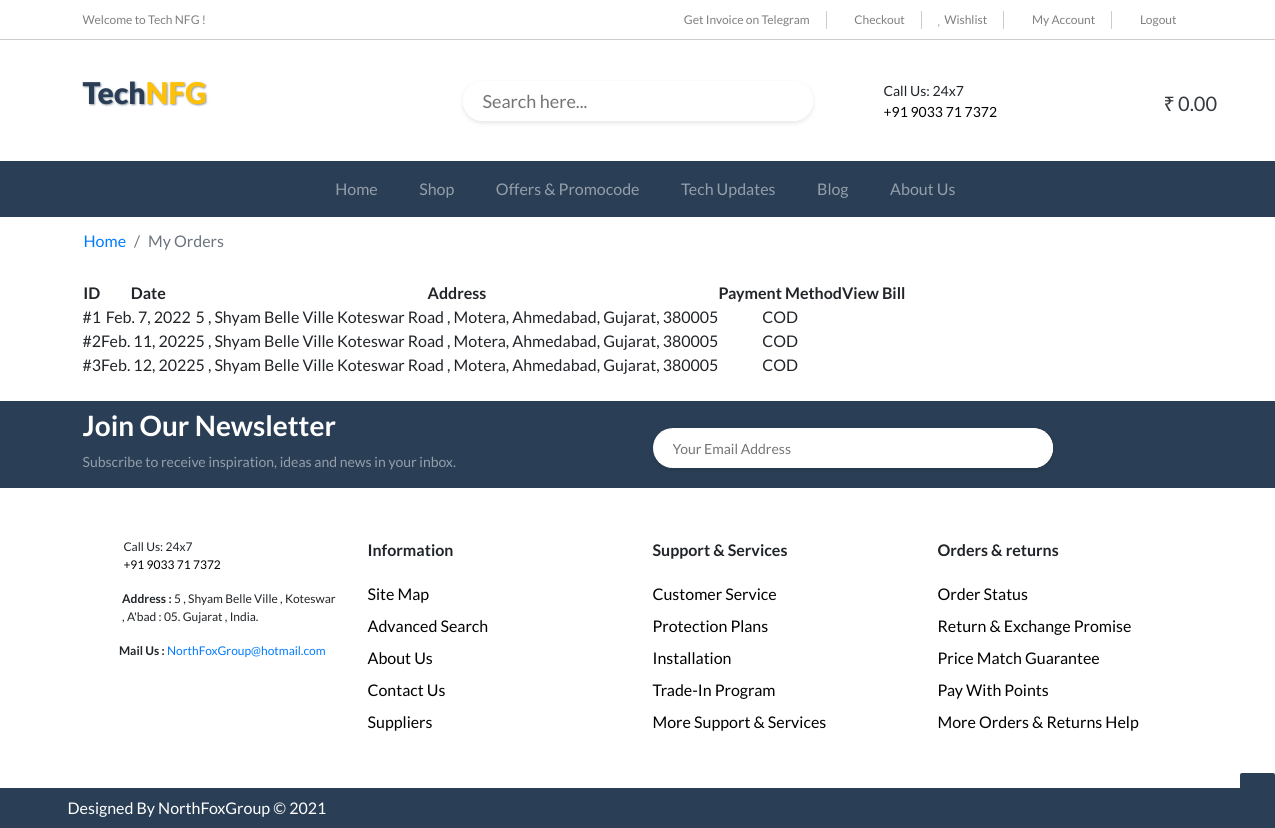
The app's page /my_orders (signed in), older data.
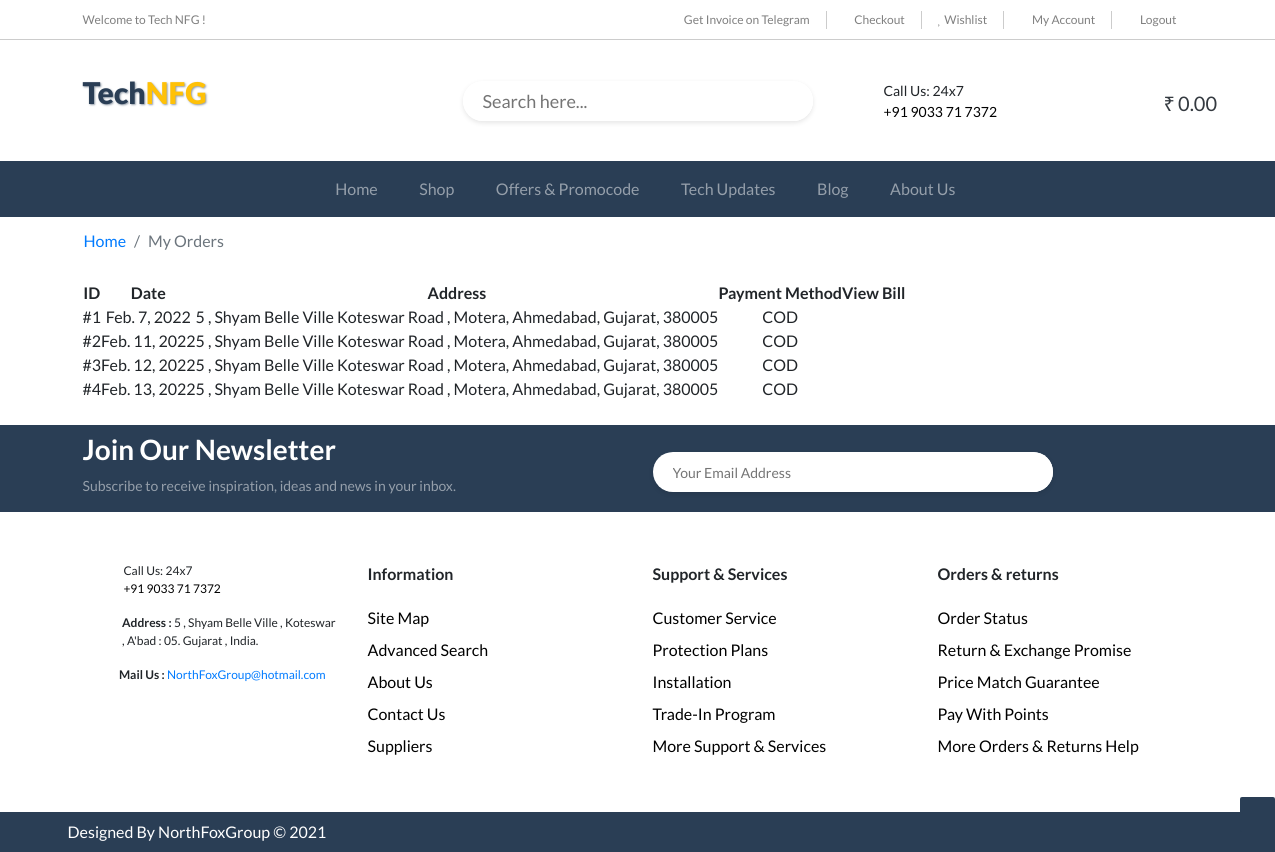
The same page, newer data.
### t_updates/models.py (models this page shows, shortened)
class Order(models.Model):
    id = models.IntegerField(primary_key=True, serialize=False)
    user = models.ForeignKey(User, on_delete=models.CASCADE)
    email = models.EmailField(max_length=254)
    mobile = models.CharField(max_length=10)
    order_Items = jsonfield.JSONField()
    itemLen = jsonfield.JSONField()
    price = jsonfield.JSONField()
    amount = models.IntegerField(default=0)
    address1 = models.CharField(max_length=200)
    address2 = models.CharField(max_length=200)
    city = models.CharField(max_length=50)
    state = models.CharField(max_length=50)
    zip = models.CharField(max_length=15)
    payment_method = models.CharField(max_length=15, default="COD")
    date = models.DateField(auto_now=True , auto_now_add=False)

### t_updates/views.py (the view)
# urls.py: path('my_orders', views.my_orders, name="My Orders Page"),
def my_orders(request):
    orders = Order.objects.filter(user=request.user)
    return render(request, 'my_orders.html', context={'orders': orders})

### templates/my_orders.html (shortened to what this page needs)
{% extends 'include/basic.html' %}
{% load static %}
{% block body %}
<nav aria-label="breadcrumb">
       <ol class="breadcrumb container">
              <li class="breadcrumb-item"><a href="/">Home</a></li>
              <li class="breadcrumb-item active" aria-current="page">My Orders</li>
       </ol>
</nav>
<div class="container mb-4">
       <table id="table_id" class="display text-center">
              <thead>
                     <tr>
                            <th>ID</th>
                            <th>Date</th>
                            <th>Address</th>
                            <th>Payment Method</th>
                            <th>View Bill</th>
                     </tr>
              </thead>
              <tbody>
                     {% for i in orders %}
                     <tr>
                            <td>#{{i.id}}</td>
                            <td>{{i.date}}</td>
                            <td>
                                   {{i.address1}} {{i.address2}}, {{i.city}}, {{i.state}}, {{i.zip}}
                            </td>
                            <td>
                                   {{i.payment_method}}
                            </td>
                            <td>
                                   <a href="/view_bill/{{i.id}}" class="text-dark"><i class="fas fa-eye"></i></a>
                            </td>
                     </tr>
                     {% endfor %}
              </tbody>
       </table>
</div>
{% endblock %}

Row changes from the older to the newer data that the page shows:
added Order: id "4", date "Feb. 13, 2022", address1 "5 , Shyam Belle Ville", address2 "Koteswar Road , Motera", city "Ahmedabad", state "Gujarat", zip "380005", payment_method "COD"
